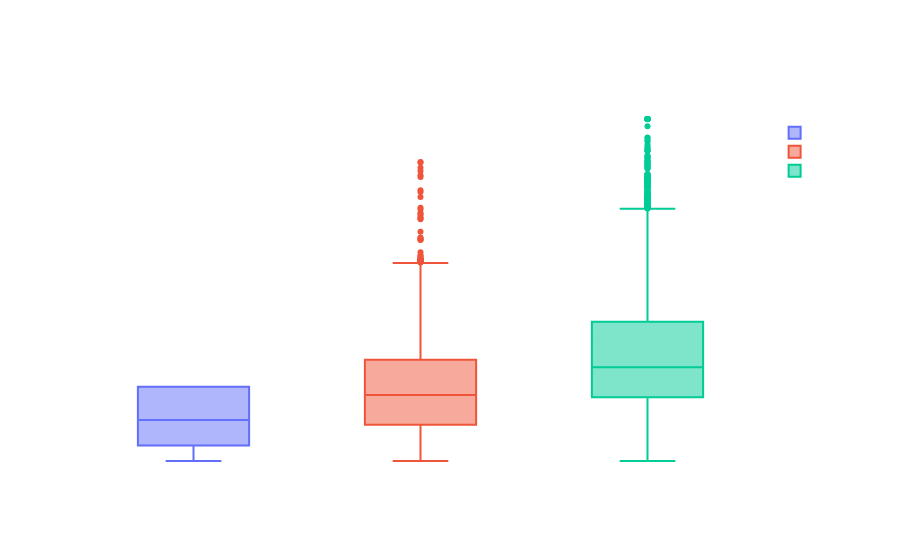

Notebook source saved alongside this figure:
### Code cell
### 2. Salary by Experience Level
fig = px.box(ai_df, x='experience_level', y='salary', color='experience_level',
             title='Salary Distribution by Experience Level',
             category_orders={'experience_level': ['Entry', 'Mid', 'Senior']},
             labels={'salary': 'Salary (USD)', 'experience_level': 'Experience Level'})

fig.update_layout(paper_bgcolor='rgba(0,0,0,0)', plot_bgcolor='rgba(0,0,0,0)', font=dict(color='white'),
    xaxis=dict(gridcolor='rgba(255,255,255,0.69)'),
    yaxis=dict(gridcolor='rgba(255,255,255,0.69)')
)

fig.write_image('notebook_images/plot_images/new/eda_02.png', scale=2)
fig.show()

### Figure 1 — Plotly figure (JSON) as saved in the notebook; plotly's stock layout.template omitted (floating-point values rounded to 4 significant figures; data arrays with more than 128 entries replaced by an {"elided": "..."} marker saying what was removed)
{"data": [{"alignmentgroup": "True", "hovertemplate": "Experience Level=%{x}<br>Salary (USD)=%{y}<extra></extra>", "legendgroup": "Entry", "marker": {"color": "#636efa"}, "name": "Entry", "notched": false, "offsetgroup": "Entry", "orientation": "v", "showlegend": true, "x": {"elided": "2921 str values"}, "x0": " ", "xaxis": "x", "y": {"elided": "2921 int values"}, "y0": " ", "yaxis": "y", "type": "box"}, {"alignmentgroup": "True", "hovertemplate": "Experience Level=%{x}<br>Salary (USD)=%{y}<extra></extra>", "legendgroup": "Mid", "marker": {"color": "#EF553B"}, "name": "Mid", "notched": false, "offsetgroup": "Mid", "orientation": "v", "showlegend": true, "x": {"elided": "6513 str values"}, "x0": " ", "xaxis": "x", "y": {"elided": "6513 int values"}, "y0": " ", "yaxis": "y", "type": "box"}, {"alignmentgroup": "True", "hovertemplate": "Experience Level=%{x}<br>Salary (USD)=%{y}<extra></extra>", "legendgroup": "Senior", "marker": {"color": "#00cc96"}, "name": "Senior", "notched": false, "offsetgroup": "Senior", "orientation": "v", "showlegend": true, "x": {"elided": "7454 str values"}, "x0": " ", "xaxis": "x", "y": {"elided": "7454 int values"}, "y0": " ", "yaxis": "y", "type": "box"}], "layout": {"xaxis": {"anchor": "y", "domain": [0.0, 1.0], "title": {"text": "Experience Level"}, "categoryorder": "array", "categoryarray": ["Entry", "Mid", "Senior"], "gridcolor": "rgba(255,255,255,0.69)"}, "yaxis": {"anchor": "x", "domain": [0.0, 1.0], "title": {"text": "Salary (USD)"}, "gridcolor": "rgba(255,255,255,0.69)"}, "legend": {"title": {"text": "Experience Level"}, "tracegroupgap": 0}, "title": {"text": "Salary Distribution by Experience Level"}, "boxmode": "overlay", "font": {"color": "white"}, "paper_bgcolor": "rgba(0,0,0,0)", "plot_bgcolor": "rgba(0,0,0,0)"}}
